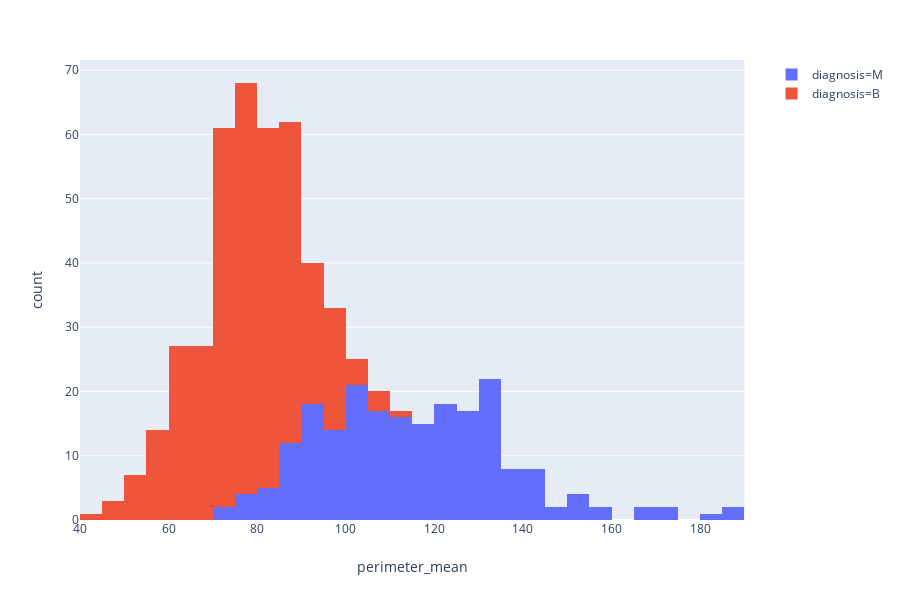

Here is the notebook cell this chart was saved with:
### Code cell
fig = px.histogram(dados, x="perimeter_mean", color="diagnosis")
fig.show()

### Figure 1 — Plotly figure (JSON) as saved in the notebook; plotly's stock layout.template omitted (floating-point values rounded to 4 significant figures; data arrays with more than 128 entries replaced by an {"elided": "..."} marker saying what was removed)
{"data": [{"alignmentgroup": "True", "bingroup": "x", "hoverlabel": {"namelength": 0}, "hovertemplate": "diagnosis=M<br>perimeter_mean=%{x}<br>count=%{y}", "legendgroup": "diagnosis=M", "marker": {"color": "#636efa"}, "name": "diagnosis=M", "offsetgroup": "diagnosis=M", "orientation": "v", "showlegend": true, "type": "histogram", "x": {"elided": "212 float values"}, "xaxis": "x", "yaxis": "y"}, {"alignmentgroup": "True", "bingroup": "x", "hoverlabel": {"namelength": 0}, "hovertemplate": "diagnosis=B<br>perimeter_mean=%{x}<br>count=%{y}", "legendgroup": "diagnosis=B", "marker": {"color": "#EF553B"}, "name": "diagnosis=B", "offsetgroup": "diagnosis=B", "orientation": "v", "showlegend": true, "type": "histogram", "x": {"elided": "357 float values"}, "xaxis": "x", "yaxis": "y"}], "layout": {"barmode": "relative", "height": 600, "legend": {"tracegroupgap": 0}, "margin": {"t": 60}, "xaxis": {"anchor": "y", "domain": [0, 0.98], "title": {"text": "perimeter_mean"}}, "yaxis": {"anchor": "x", "domain": [0, 1], "title": {"text": "count"}}}}
